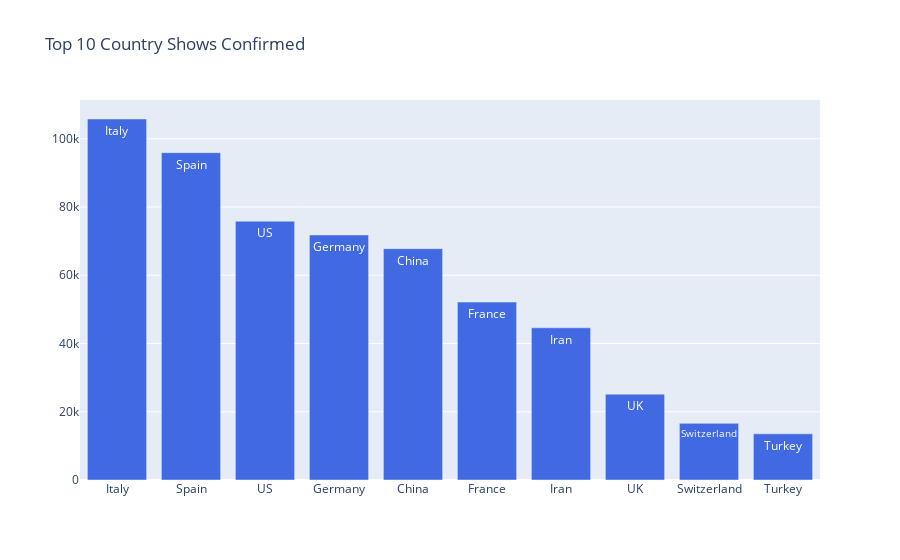

The notebook cell saved with this chart:
### Code cell
fig=go.Figure(data=[go.Bar(x=Data_per_country["Country/Region"].head(10),y=Data_per_country["Confirmed"].head(10),
                           text=Data_per_country["Country/Region"].head(10),marker_color="Royalblue",textposition='auto')])
fig.update_layout(title='Top 10 Country Shows Confirmed')
fig.show()

### Figure 1 — Plotly figure (JSON) as saved in the notebook; plotly's stock layout.template omitted (floating-point values rounded to 4 significant figures)
{"data": [{"marker": {"color": "Royalblue"}, "text": ["Italy", "Spain", "US", "Germany", "China", "France", "Iran", "UK", "Switzerland", "Turkey"], "textposition": "auto", "type": "bar", "x": ["Italy", "Spain", "US", "Germany", "China", "France", "Iran", "UK", "Switzerland", "Turkey"], "y": [105792, 95923, 75833, 71808, 67801, 52128, 44605, 25150, 16605, 13531]}], "layout": {"title": {"text": "Top 10 Country Shows Confirmed"}}}
